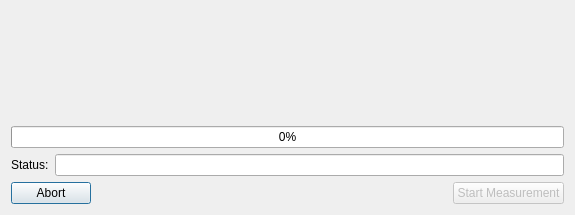
<?xml version="1.0" encoding="UTF-8"?>
<ui version="4.0">
 <class>AutomaticAmplitudeDialog</class>
 <widget class="QDialog" name="AutomaticAmplitudeDialog">
  <property name="enabled">
   <bool>true</bool>
  </property>
  <property name="geometry">
   <rect>
    <x>0</x>
    <y>0</y>
    <width>575</width>
    <height>215</height>
   </rect>
  </property>
  <property name="sizePolicy">
   <sizepolicy hsizetype="Maximum" vsizetype="Preferred">
    <horstretch>0</horstretch>
    <verstretch>0</verstretch>
   </sizepolicy>
  </property>
  <property name="windowTitle">
   <string>Automatic Measurement</string>
  </property>
  <property name="modal">
   <bool>true</bool>
  </property>
  <layout class="QVBoxLayout" name="verticalLayout" stretch="1,0,0,0">
   <item>
    <widget class="QLabel" name="explanation">
     <property name="sizePolicy">
      <sizepolicy hsizetype="Minimum" vsizetype="Preferred">
       <horstretch>0</horstretch>
       <verstretch>0</verstretch>
      </sizepolicy>
     </property>
     <property name="text">
      <string/>
     </property>
     <property name="wordWrap">
      <bool>true</bool>
     </property>
    </widget>
   </item>
   <item>
    <widget class="QProgressBar" name="progress">
     <property name="value">
      <number>0</number>
     </property>
    </widget>
   </item>
   <item>
    <layout class="QHBoxLayout" name="horizontalLayout">
     <item>
      <widget class="QLabel" name="label_2">
       <property name="text">
        <string>Status:</string>
       </property>
      </widget>
     </item>
     <item>
      <widget class="QLineEdit" name="status">
       <property name="enabled">
        <bool>true</bool>
       </property>
       <property name="readOnly">
        <bool>true</bool>
       </property>
      </widget>
     </item>
    </layout>
   </item>
   <item>
    <layout class="QHBoxLayout" name="horizontalLayout_2">
     <item>
      <widget class="QPushButton" name="abort">
       <property name="text">
        <string>Abort</string>
       </property>
      </widget>
     </item>
     <item>
      <spacer name="horizontalSpacer">
       <property name="orientation">
        <enum>Qt::Horizontal</enum>
       </property>
       <property name="sizeHint" stdset="0">
        <size>
         <width>40</width>
         <height>20</height>
        </size>
       </property>
      </spacer>
     </item>
     <item>
      <widget class="QPushButton" name="start">
       <property name="enabled">
        <bool>false</bool>
       </property>
       <property name="text">
        <string>Start Measurement</string>
       </property>
       <property name="icon">
        <iconset theme="media-playback-start" resource="../icons.qrc">
         <normaloff>:/icons/play.png</normaloff>:/icons/play.png</iconset>
       </property>
      </widget>
     </item>
    </layout>
   </item>
  </layout>
 </widget>
 <resources>
  <include location="../icons.qrc"/>
 </resources>
 <connections/>
</ui>
